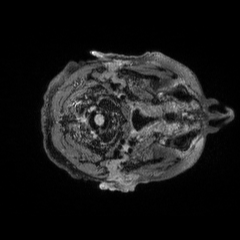
#> input picture images/test_scans/parkinson/5_p_scan140.png, 240 x 240 px, found by its file name; its folder holds 2 pictures in this run
$ python rotate90.py
#> lines starting #> are read from the running program, lines starting #| are printed output that depends on the picture
from PIL import Image
import os

def rotate_images(folder_path):
    # List all files in the folder
#> called with folder_path = 'images/test_scans/parkinson'
    file_list = os.listdir(folder_path)

    for file_name in file_list:
        if file_name.lower().endswith('.png'):
            # Open the image file
            image_path = os.path.join(folder_path, file_name)
            image = Image.open(image_path)
#> image is the input picture: PIL image 240x240 L; min 0, max 255, mean 25.8

            # Rotate the image
            rotated_image = image.rotate(-90, expand=True)
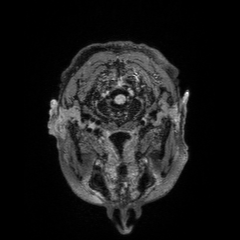
#> rotated_image: PIL image 240x240 L; min 0, max 255, mean 25.8

            # Save the rotated image
            rotated_image.save(image_path)

            print(f"Rotated: {file_name}")
#> pass 2 of the loop in rotate_images, `for file_name in file_list:`:
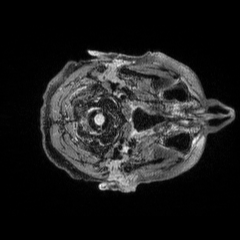
#> input picture images/test_scans/parkinson/5_p_scan2.png, 240 x 240 px, found by its file name
#> in rotate_images, image is the input picture: PIL image 240x240 L; min 0, max 255, mean 30.3
#> in rotate_images, `rotated_image = image.rotate(-90, expand=True)`:
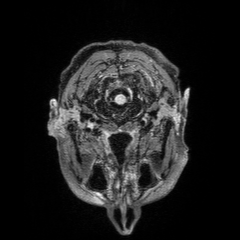
#> rotated_image: PIL image 240x240 L; min 0, max 255, mean 30.3

# Specify the folder path where PNG files are located
# Still doing the odd thing where it wants me to specify the folder this file is already in
folder_path = 'images/test_scans/parkinson'

# Call the rotate_images function
rotate_images(folder_path)
